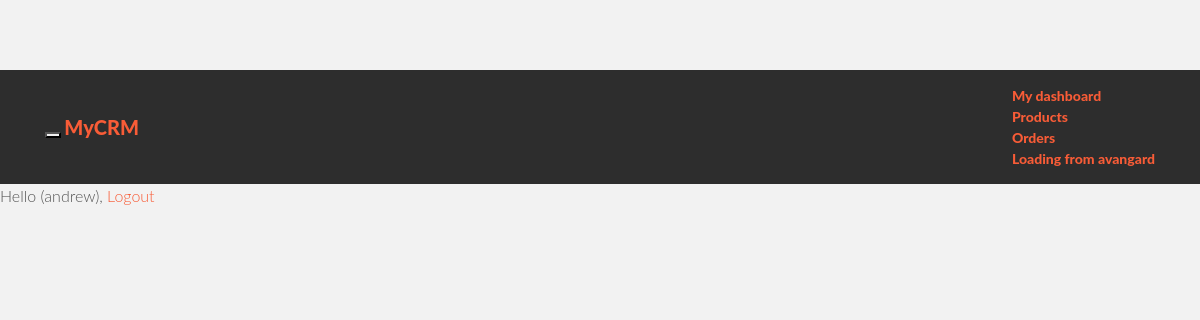
The app's page /crm/suppliers/ (signed in), older data.
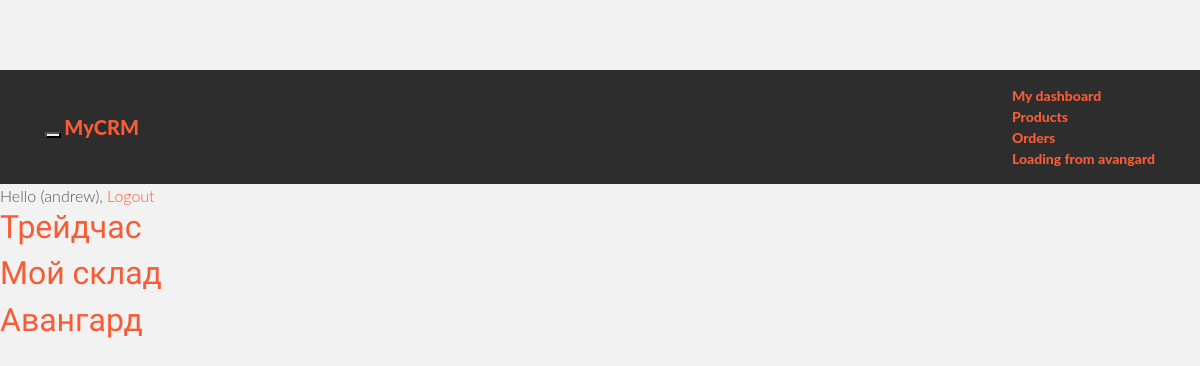
The same page, newer data.
### crmApp/models.py (models this page shows, shortened)
class Suppliers(models.Model):
    name=models.CharField(max_length=20, verbose_name='Наименование поставщика') # Наименование поставщика
    slug=models.SlugField(unique=True)
    def get_absolute_url(self):
        return reverse('crm:suppliers_details', args=[self.slug])
    class Meta:
        verbose_name='поставщик'
        verbose_name_plural='Поставщики'

### crmApp/views.py (the view)
# urls.py: path('suppliers/', views.supplier_list, name='suppliers_list'),
def supplier_list(request):
    supp_list=Suppliers.objects.all()
    return render(request, 'suppliers/suppliers_list.html', context={'supp_list': supp_list})

### crmApp/templates/crmApp/suppliers/suppliers_list.html (shortened to what this page needs)
{% extends 'crmApp/base.html' %}
{% block content %}
{% for item in supp_list %}
    <h2><a href='{{ item.get_absolute_url }}'>{{ item.name }}</a> </h2>
{% endfor %}
{% endblock %}

Row changes from the older to the newer data that the page shows:
added Suppliers: name "Трейдчас"
added Suppliers: name "Мой склад"
added Suppliers: name "Авангард"
